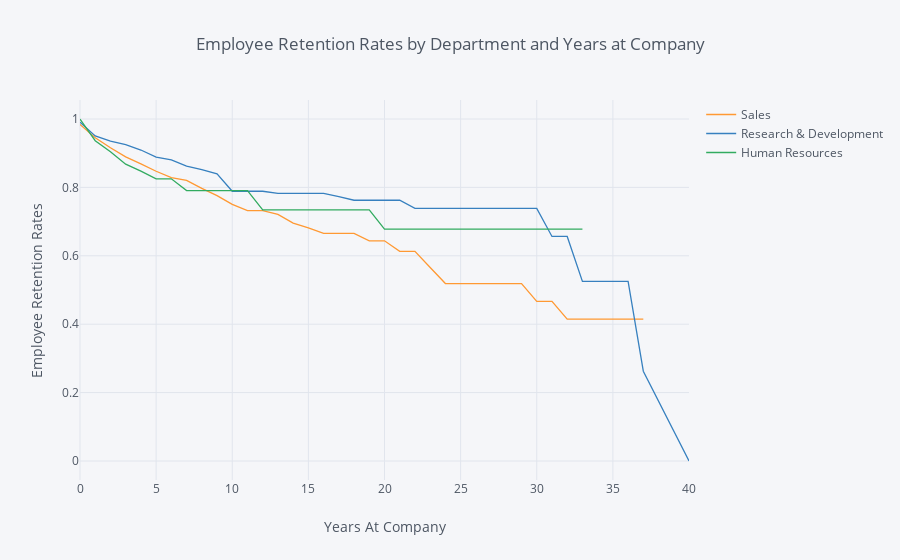

Notebook code cell kept with this figure:
### Markdown cell above
## 7. Let's investigate whether the department the employee works in has an impact on how long they stay with the company. Generate and plot survival curves showing retention by department and years the employee has worked at the company.

### Code cell
rates = survival(data, 'Department','YearsAtCompany', 'Attrition')

rates.iplot(kind='line', xTitle='Years At Company', yTitle='Employee Retention Rates',
            title='Employee Retention Rates by Department and Years at Company')

### Figure 1 — Plotly figure (JSON) as saved in the notebook; plotly's stock layout.template omitted (floating-point values rounded to 4 significant figures)
{"data": [{"line": {"color": "rgba(255, 153, 51, 1.0)", "dash": "solid", "shape": "linear", "width": 1.3}, "mode": "lines", "name": "Sales", "text": "", "type": "scatter", "uid": "6c8b621e-d2dc-4f34-b676-b39f16522cb9", "x": [0, 1, 2, 3, 4, 5, 6, 7, 8, 9, 10, 11, 12, 13, 14, 15, 16, 17, 18, 19, 20, 21, 22, 23, 24, 25, 26, 27, 29, 30, 31, 32, 33, 34, 36, 37, 40], "y": [0.9843, 0.9453, 0.9158, 0.8891, 0.8689, 0.8473, 0.8285, 0.8205, 0.7971, 0.7759, 0.7502, 0.7319, 0.7319, 0.7209, 0.6956, 0.6819, 0.6653, 0.6653, 0.6653, 0.6438, 0.6438, 0.6132, 0.6132, 0.566, 0.5188, 0.5188, 0.5188, 0.5188, 0.5188, 0.467, 0.467, 0.4151, 0.4151, 0.4151, 0.4151, 0.4151, ""]}, {"line": {"color": "rgba(55, 128, 191, 1.0)", "dash": "solid", "shape": "linear", "width": 1.3}, "mode": "lines", "name": "Research & Development", "text": "", "type": "scatter", "uid": "105d77cc-1d64-4c77-aef5-062c4afbee02", "x": [0, 1, 2, 3, 4, 5, 6, 7, 8, 9, 10, 11, 12, 13, 14, 15, 16, 17, 18, 19, 20, 21, 22, 23, 24, 25, 26, 27, 29, 30, 31, 32, 33, 34, 36, 37, 40], "y": [0.9906, 0.9503, 0.9351, 0.9249, 0.9093, 0.8886, 0.8805, 0.8624, 0.852, 0.8399, 0.7887, 0.7887, 0.7887, 0.7825, 0.7825, 0.7825, 0.7825, 0.7729, 0.7624, 0.7624, 0.7624, 0.7624, 0.7386, 0.7386, 0.7386, 0.7386, 0.7386, 0.7386, 0.7386, 0.7386, 0.6565, 0.6565, 0.5252, 0.5252, 0.5252, 0.2626, 0]}, {"line": {"color": "rgba(50, 171, 96, 1.0)", "dash": "solid", "shape": "linear", "width": 1.3}, "mode": "lines", "name": "Human Resources", "text": "", "type": "scatter", "uid": "3171c2dc-e740-4169-9a4a-82997dbd3215", "x": [0, 1, 2, 3, 4, 5, 6, 7, 8, 9, 10, 11, 12, 13, 14, 15, 16, 17, 18, 19, 20, 21, 22, 23, 24, 25, 26, 27, 29, 30, 31, 32, 33, 34, 36, 37, 40], "y": [1, 0.9365, 0.9042, 0.868, 0.8474, 0.8251, 0.8251, 0.7907, 0.7907, 0.7907, 0.7907, 0.7907, 0.7342, 0.7342, 0.7342, 0.7342, 0.7342, 0.7342, 0.7342, 0.7342, 0.6777, 0.6777, 0.6777, 0.6777, 0.6777, 0.6777, 0.6777, 0.6777, 0.6777, 0.6777, 0.6777, 0.6777, 0.6777, "", "", "", ""]}], "layout": {"legend": {"bgcolor": "#F5F6F9", "font": {"color": "#4D5663"}}, "paper_bgcolor": "#F5F6F9", "plot_bgcolor": "#F5F6F9", "title": {"font": {"color": "#4D5663"}, "text": "Employee Retention Rates by Department and Years at Company"}, "xaxis": {"gridcolor": "#E1E5ED", "showgrid": true, "tickfont": {"color": "#4D5663"}, "title": {"font": {"color": "#4D5663"}, "text": "Years At Company"}, "zerolinecolor": "#E1E5ED"}, "yaxis": {"gridcolor": "#E1E5ED", "showgrid": true, "tickfont": {"color": "#4D5663"}, "title": {"font": {"color": "#4D5663"}, "text": "Employee Retention Rates"}, "zerolinecolor": "#E1E5ED"}}}
